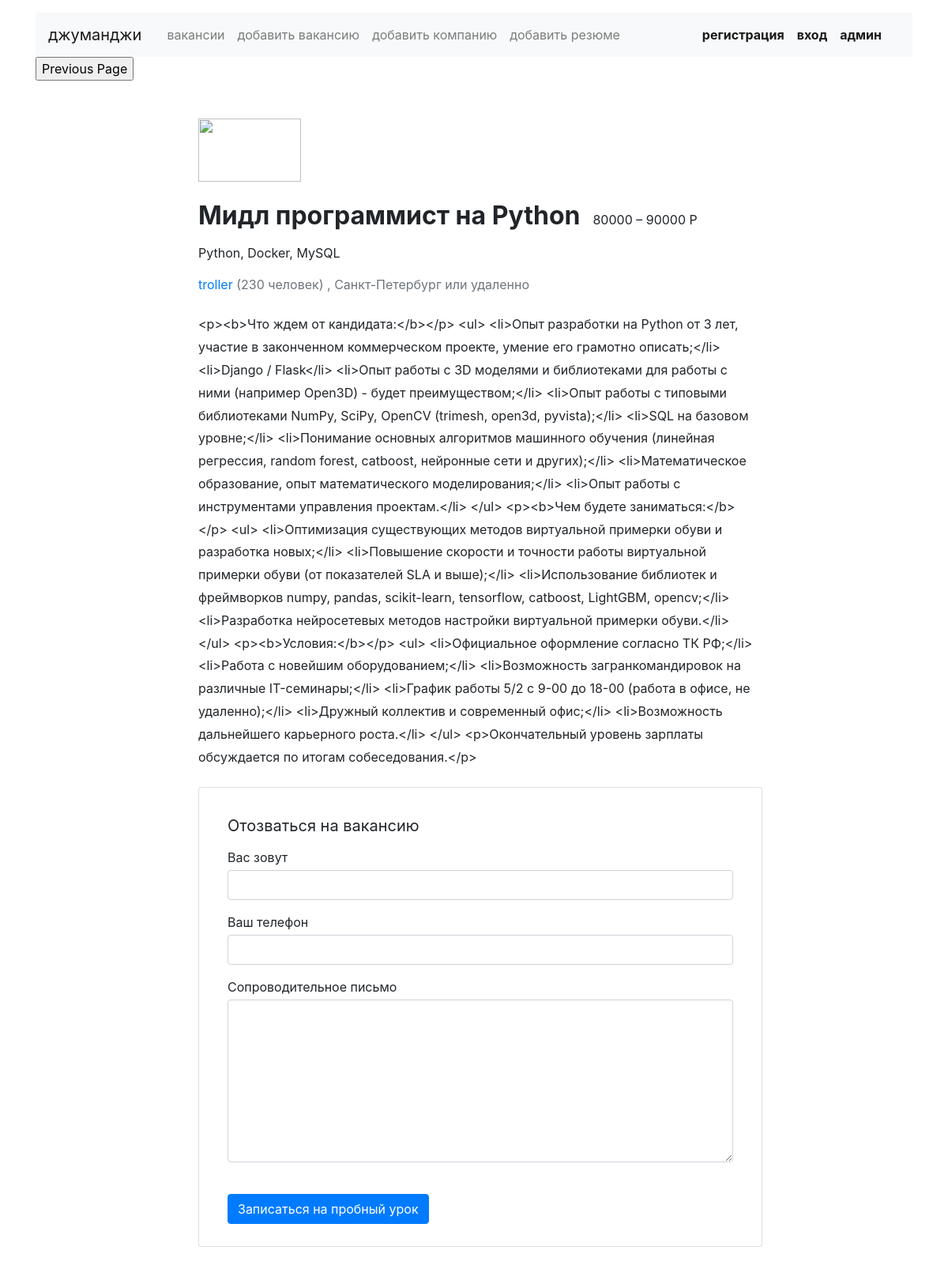
Screenshot of /vacancies/4 with the database file from the repository.
### vacancyfromstep/models.py (models this page shows, shortened)
class Vacancy(models.Model):
    title = models.CharField(max_length=20)
    specialty = models.ForeignKey(Specialty, on_delete=models.CASCADE, related_name='vacancies')
    company = models.ForeignKey(Company, on_delete=models.CASCADE, related_name='vacancies')
    skills = models.CharField(max_length=200)
    description = models.TextField(max_length=300)
    salary_min = models.PositiveIntegerField()
    salary_max = models.PositiveIntegerField()
    published_at = models.DateField(auto_now=True)
    class Meta:
        verbose_name = 'вакансия'
        verbose_name_plural = 'лист вакансий'

class Company(models.Model):
    name = models.CharField(max_length=20)
    location = models.CharField(max_length=20)
    logo = models.URLField(default='https://place-hold.it/100x60')
    description = models.CharField(max_length=300)
    employee_count = models.PositiveSmallIntegerField()
    class Meta:
        verbose_name = 'наименование компании'
        verbose_name_plural = 'список компаний'

### vacancyfromstep/views.py (the view)
# urls.py: path('vacancies/<int:single_vac>', vacanci_single, name='vacanci_single'),
def vacanci_single(request, single_vac=1):
    vacanci_from_single = Vacancy.objects.get(pk=single_vac)
    company_id = vacanci_from_single.company
    return render(request, 'vacancyfromstep/vacancy.html', {'vacanci_from_single': vacanci_from_single,
                                                            'single_vac': single_vac, 'company_id': company_id})

### vacancyfromstep/templates/vacancyfromstep/vacancy.html (shortened to what this page needs)
<!DOCTYPE html>
<html lang="ru">
<head>
  <link rel="stylesheet" href="https://stackpath.bootstrapcdn.com/bootstrap/4.3.1/css/bootstrap.min.css">
</head>
<body>
  <header class="container mt-3">
    {% include 'vacancyfromstep/NAVIGATION.html' %}
  </header>
  <main class="container mt-3 pb-5">
    <div class="row mt-5">
      <div class="col-12 col-lg-2">
      </div>
      <div class="col-12 col-lg-8">
        <section class="pl-3">
          <a href="/vacancies/{{ single_vac }}"><img src="{{ vacanci_from_single.p }}" width="130" height="80" alt=""></a>
          <div class="d-flex align-items-baseline align-content-baseline">
            <h1 class="h2 mt-4 font-weight-bold" >{{ vacanci_from_single.title }}</h1>
            <p class="m-0 pl-3">{{ vacanci_from_single.salary_min }} – {{ vacanci_from_single.salary_max}} Р</p>
          </div>
          <p class="mt-2">{{ vacanci_from_single.skills }}</p>
          <p class="text-muted mb-4"><a href="/companies/{{ company_id.pk }}"> {{ vacanci_from_single.company.name}}</a> ({{ vacanci_from_single.company.employee_count}} человек) , {{ vacanci_from_single.company.location}} или удаленно</p>
          <div style="line-height: 1.8;">
          {{ vacanci_from_single.description }}
          </div>
          <form action="/echo" class="card mt-4 mb-3" enctype="multipart/form-data">
            <div class="card-body mx-3">
              <p class="h5 mt-3 font-weight-normal">Отозваться на вакансию</p>
              <div class="form-group">
                <label class="mb-1 mt-2" for="userName">Вас зовут</label>
                <input class="form-control" type="text" placeholder="" id="userName">
              </div>
              <div class="form-group">
                <label class="mb-1" for="userPhone">Ваш телефон</label>
                <input class="form-control" type="tel" placeholder="" id="userPhone">
              </div>
              <div class="form-group">
                <label class="mb-1" for="userMsg" >Сопроводительное письмо</label>
                <textarea class="form-control" rows="8" id="userMsg"></textarea>
              </div>
              <input type="submit" class="btn btn-primary mt-4 mb-2" value="Записаться на пробный урок">
            </div>
          </form>
        </section>
      </div>
    </div>
  </main>
</body>
</html>

### rows the page displays
Vacancy: title "Мидл программист на Python", salary_min "80000", salary_max "90000", skills "Python, Docker, MySQL", company.name "troller", company.employee_count "230", company.location "Санкт-Петербург", description "<p><b>Что ждем от кандидата:</b></p> <ul> <li>Опыт разработки на Python от 3 лет, участие в законченном коммерческом проекте, умение его грамотно описать;</li> <li>Django / Flask</li> <li>Опыт работы с 3D моделями и библиотеками для работы с ними (например Open3D) - будет преимуществом;</li> <li>Опыт работы с типовыми библиотеками NumPy, SciPy, OpenCV (trimesh, open3d, pyvista);</li> <li>SQL на базовом уровне;</li> <li>Понимание основных алгоритмов машинного обучения (линейная регрессия, random forest, catboost, нейронные сети и других);</li> <li>Математическое образование, опыт математического моделирования;</li> <li>Опыт работы с инструментами управления проектам.</li> </ul> <p><b>Чем…"
